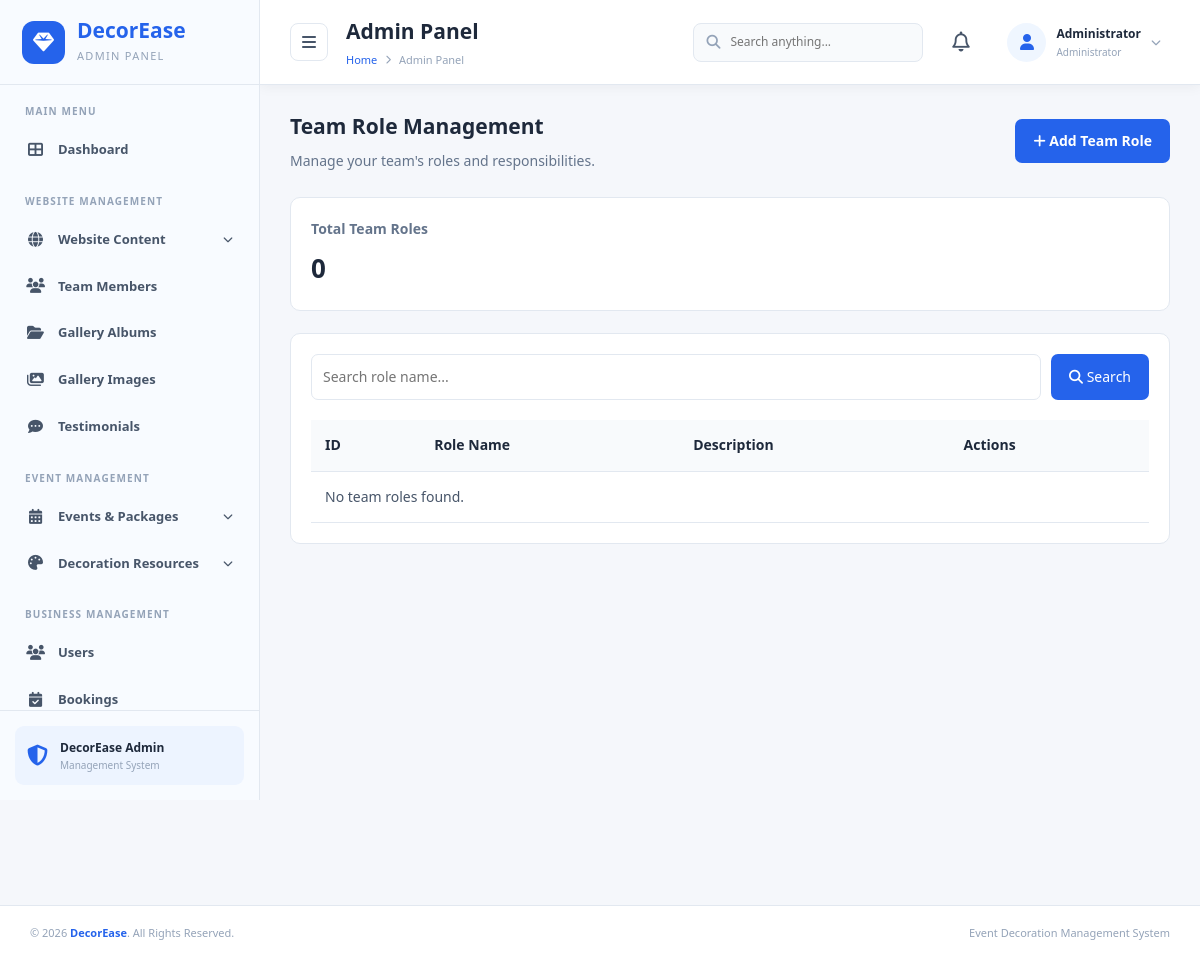
The app's page /admin/team_roles.php, older data.
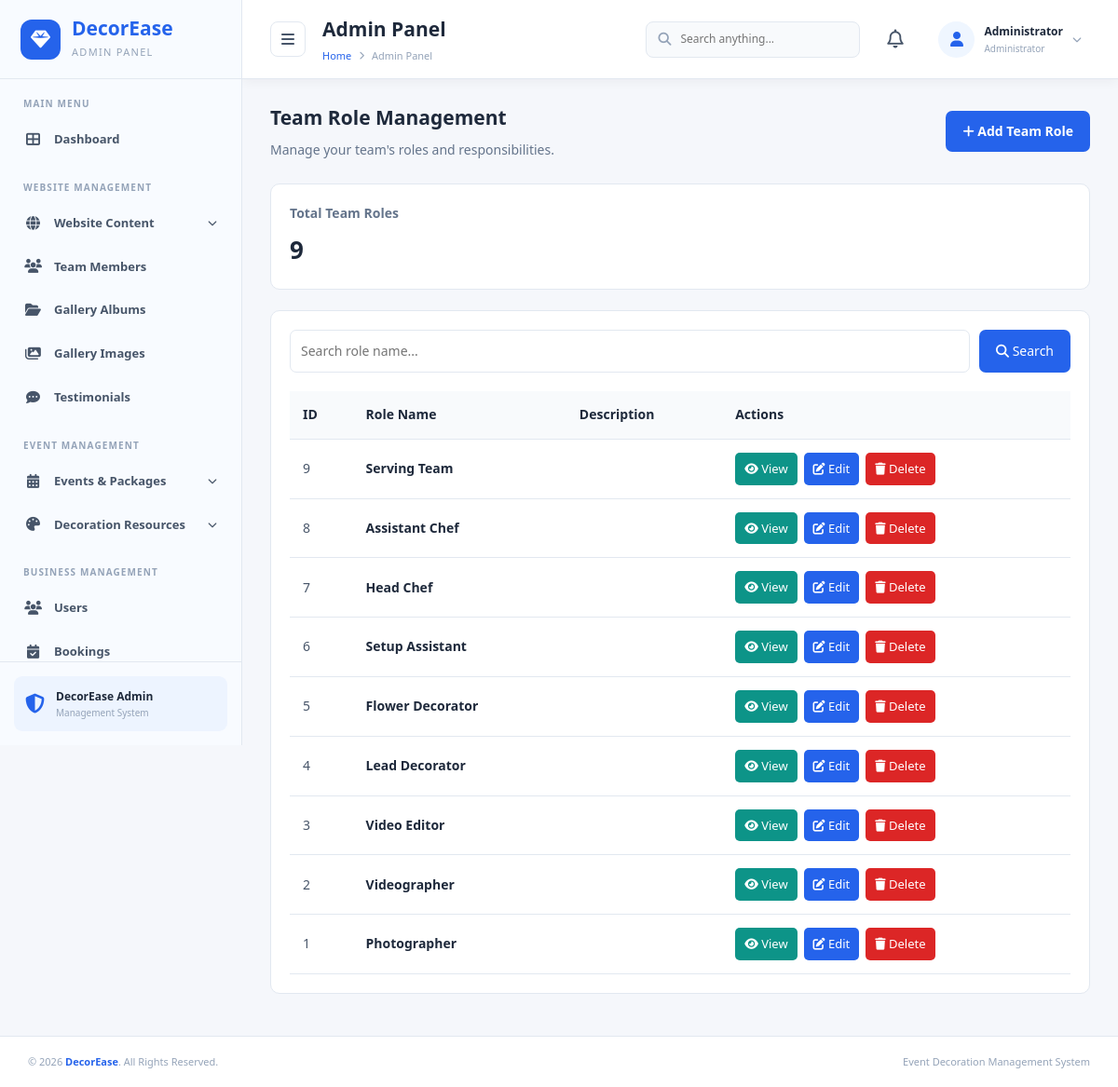
The same page, newer data.
### tables this page shows
CREATE TABLE `team_roles` (
  `role_id` int(10) UNSIGNED NOT NULL,
  `role_name` varchar(120) NOT NULL,
  `description` text DEFAULT NULL
);

### admin/team_roles.php (the view, shortened to what this page needs)
<?php
require_once __DIR__ . '/../db.php';
$search = trim($_GET['search'] ?? '');
$sql = "SELECT * FROM team_roles";
$sql .= " ORDER BY role_id DESC";
$stmt = $conn->prepare($sql);
$stmt->execute();
$roles = $stmt->get_result();
$totalResult = $conn->query("SELECT COUNT(*) AS total FROM team_roles");
$totalRoles = $totalResult->fetch_assoc()['total'];
?>
<!DOCTYPE html>
<html lang="en">
<head>
<link rel="stylesheet" href="includes/css/admin.css">
<link rel="stylesheet" href="https://cdnjs.cloudflare.com/ajax/libs/font-awesome/6.5.0/css/all.min.css">
</head>
<body>
<div class="admin-container">
<?php include 'includes/sidebar.php'; ?>
<main class="main-content">
<?php include 'includes/header.php'; ?>
<section class="role-page">
    <div class="role-header">
        <div>
            <h2>Team Role Management</h2>
            <p>Manage your team's roles and responsibilities.</p>
        </div>
        <a href="add_team_role.php" class="role-add-btn">
            <i class="fas fa-plus"></i> Add Team Role
        </a>
    </div>
    <div class="role-summary">
        <h3>Total Team Roles</h3>
        <strong><?php echo (int)$totalRoles; ?></strong>
    </div>
    <div class="role-card">
        <form method="GET" class="role-filter">
            <input type="search" name="search"
                   placeholder="Search role name..."
                   value="<?php echo htmlspecialchars($search); ?>">
            <button type="submit"><i class="fas fa-search"></i> Search</button>
        </form>
        <table class="role-table">
            <thead>
                <tr>
                    <th>ID</th>
                    <th>Role Name</th>
                    <th>Description</th>
                    <th>Actions</th>
                </tr>
            </thead>
            <tbody>
            <?php if ($roles->num_rows > 0): ?>
                <?php while ($role = $roles->fetch_assoc()): ?>
                <tr>
                    <td><?php echo (int)$role['role_id']; ?></td>
                    <td>
                        <strong><?php echo htmlspecialchars($role['role_name']); ?></strong>
                    </td>
                    <td>
                    </td>
                    <td>
                        <div class="role-actions">
                            <a class="role-view"
                               href="view_team_role.php?role_id=<?php echo (int)$role['role_id']; ?>">
                                <i class="fas fa-eye"></i> View
                            </a>
                            <a class="role-edit"
                               href="edit_team_role.php?role_id=<?php echo (int)$role['role_id']; ?>">
                                <i class="fas fa-edit"></i> Edit
                            </a>
                            <a class="role-delete"
                               href="delete_team_role.php?role_id=<?php echo (int)$role['role_id']; ?>">
                                <i class="fas fa-trash"></i> Delete
                            </a>
                        </div>
                    </td>
                </tr>
                <?php endwhile; ?>
            <?php else: ?>
                <tr>
                    <td colspan="4" class="role-empty">No team roles found.</td>
                </tr>
            <?php endif; ?>
            </tbody>
        </table>
    </div>
</section>
</main>
</div>
<?php include 'includes/footer.php'; ?>
</body>
</html>

Row changes from the older to the newer data that the page shows:
added team_roles: role_id "9", role_name "Serving Team"
added team_roles: role_id "8", role_name "Assistant Chef"
added team_roles: role_id "7", role_name "Head Chef"
added team_roles: role_id "6", role_name "Setup Assistant"
added team_roles: role_id "5", role_name "Flower Decorator"
added team_roles: role_id "4", role_name "Lead Decorator"
added team_roles: role_id "3", role_name "Video Editor"
added team_roles: role_id "2", role_name "Videographer"
added team_roles: role_id "1", role_name "Photographer"
Text that changed along with them:
$totalRoles: "0" → "9"
text no longer shown: "No team roles found."
